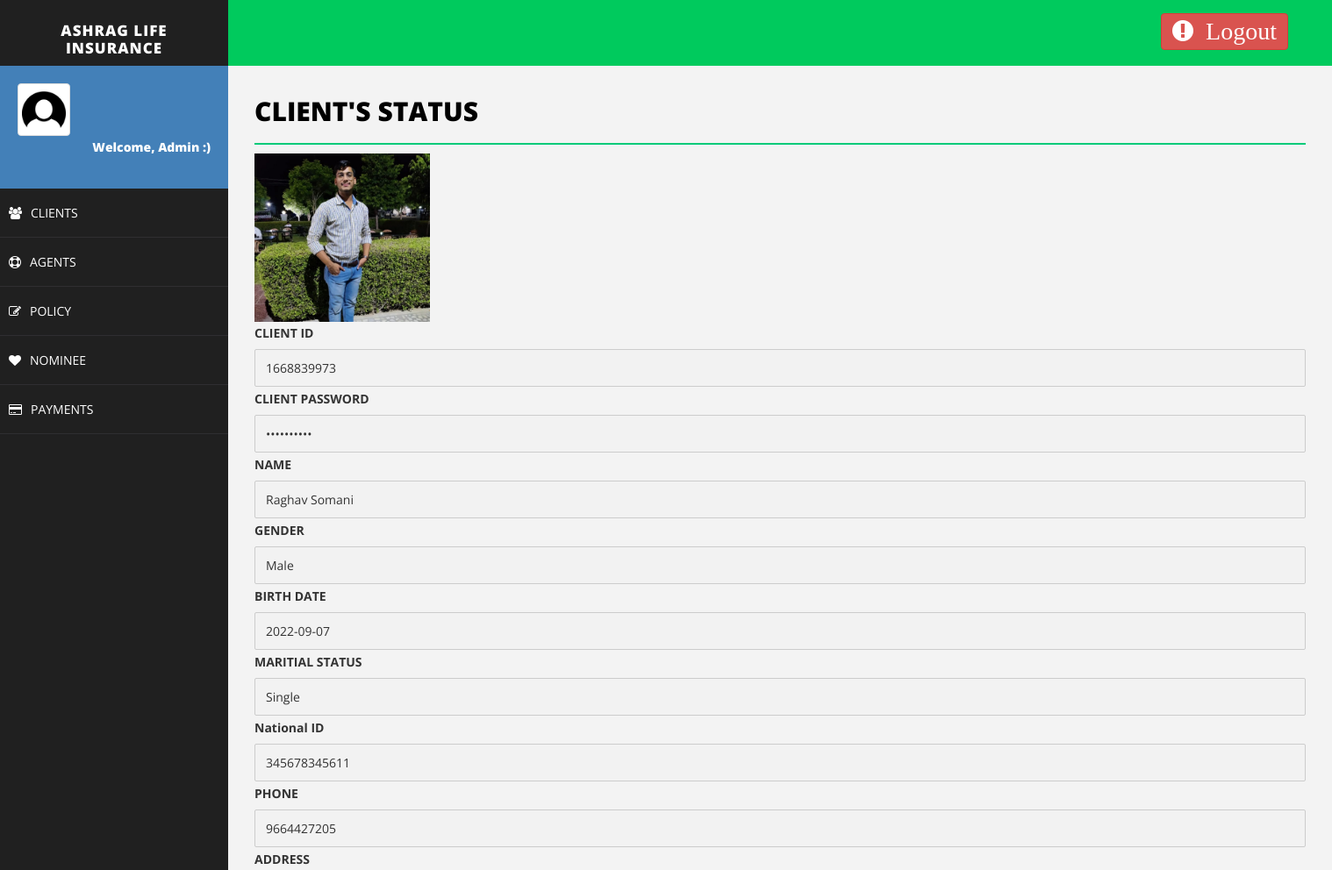
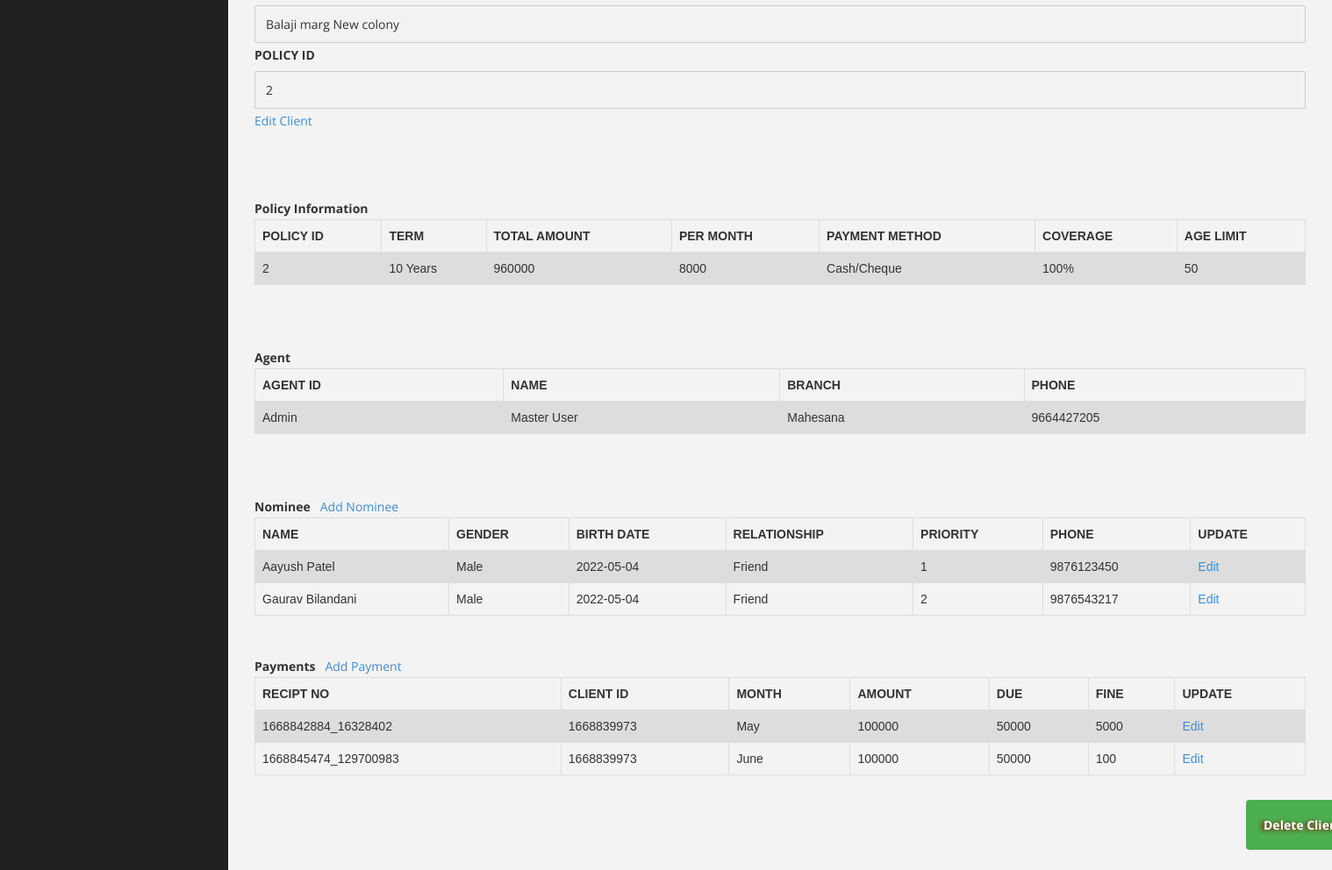
Page /clientStatus.php?client_id=1668839973 (signed in) on the committed database (2 pictures, top to bottom).
### tables this page shows
CREATE TABLE `client` (
  `client_id` varchar(200) NOT NULL,
  `client_password` varchar(30) NOT NULL,
  `name` varchar(50) NOT NULL,
  `sex` varchar(20) NOT NULL,
  `birth_date` varchar(20) NOT NULL,
  `marital_status` varchar(20) NOT NULL,
  `nid` varchar(50) NOT NULL,
  `phone` varchar(20) NOT NULL,
  `address` varchar(50) NOT NULL,
  `policy_id` varchar(50) NOT NULL,
  `agent_id` varchar(20) NOT NULL,
  `image` varchar(200) NOT NULL
);

CREATE TABLE `policy` (
  `policy_id` varchar(50) NOT NULL,
  `term` varchar(50) NOT NULL,
  `health_status` varchar(50) NOT NULL,
  `system` varchar(50) NOT NULL,
  `payment_method` varchar(50) NOT NULL,
  `coverage` varchar(50) NOT NULL,
  `age_limit` varchar(20) NOT NULL
);

CREATE TABLE `agent` (
  `agent_id` varchar(50) NOT NULL,
  `agent_password` varchar(30) NOT NULL,
  `name` varchar(50) NOT NULL,
  `branch` varchar(50) NOT NULL,
  `phone` varchar(50) NOT NULL
);

CREATE TABLE `nominee` (
  `nominee_id` varchar(200) NOT NULL,
  `client_id` varchar(100) NOT NULL,
  `name` varchar(50) NOT NULL,
  `sex` varchar(20) NOT NULL,
  `birth_date` varchar(50) NOT NULL,
  `nid` varchar(50) NOT NULL,
  `relationship` varchar(20) NOT NULL,
  `priority` varchar(20) NOT NULL,
  `phone` varchar(50) NOT NULL
);

CREATE TABLE `payment` (
  `recipt_no` varchar(20) NOT NULL,
  `client_id` varchar(50) NOT NULL,
  `month` varchar(50) NOT NULL,
  `amount` varchar(50) NOT NULL,
  `fine` varchar(50) NOT NULL,
  `due` varchar(50) NOT NULL,
  `agent_id` varchar(30) NOT NULL
);

### clientStatus.php (the view, shortened to what this page needs)
<!DOCTYPE html>
<html>
<head>
    <link href="assets/css/bootstrap.css" rel="stylesheet" />
    <link href="assets/css/font-awesome.css" rel="stylesheet" />
    <link href="assets/css/basic.css" rel="stylesheet" />
    <link href="assets/css/custom.css" rel="stylesheet" />
</head>
<?php include 'header.php';
$username = $_SESSION["username"];
?>
        <div id="page-wrapper">
                <div class="row">
                    <div class="col-md-12">
                        <h1 class="page-head-line">Client's Status</h1>
<?php
	if($_SERVER["REQUEST_METHOD"] == "GET"){
		$client_id = $_GET["client_id"];
	}
	$sql = "SELECT * from client where client_id='$client_id'";
	$result = $conn->query($sql);
	$policy_id = "";
	$agent_id="";
?>
<?php
	while($row = $result->fetch_assoc()) {
		$images = $row["image"];
?>
			<img class="profile-user-img img-responsive"  width="200px" height="200px" src="<?php echo "uploads/".$images ?>" alt="Client has no profile picture">
<?php
		echo "<label for=\"fname\">CLIENT ID</label>";
	    echo "<input disabled type=\"text\" client_id=\"fname\" name=\"client_id\" placeholder=\"clients id..\" value=\"$row[client_id]\">";
		echo "<label for=\"fname\">CLIENT PASSWORD</label>";
	    echo "<input disabled type=\"Password\" client_id=\"fname\" name=\"client_password\" placeholder=\"client password..\" value=\"$row[client_password]\">";
		echo "<label for=\"fname\">NAME</label>";
	    echo "<input disabled type=\"text\" client_id=\"fname\" name=\"name\" placeholder=\"clients Name..\" value=\"$row[name]\">";
		echo "<label for=\"fname\">GENDER</label>";
		echo "<input disabled type=\"text\" client_id=\"fname\" name=\"sex\" placeholder=\"clients gender..\" value=\"$row[sex]\">";
		echo "<label for=\"fname\">BIRTH DATE</label>";
		echo "<input disabled type=\"text\" client_id=\"fname\" name=\"birth_date\" placeholder=\"clients Birth Date..\" value=\"$row[birth_date]\">";
		echo "<label for=\"fname\">MARITIAL STATUS</label>";
		echo "<input disabled type=\"text\" client_id=\"fname\" name=\"marital_status\" placeholder=\"clients Maritial Status..\" value=\"$row[marital_status]\">";
		echo "<label for=\"fname\">National ID</label>";
		echo "<input disabled type=\"text\" client_id=\"fname\" name=\"nid\" placeholder=\"clients NID..\" value=\"$row[nid]\">";
		echo "<label for=\"fname\">PHONE</label>";
		echo "<input disabled type=\"text\" client_id=\"fname\" name=\"phone\" placeholder=\"clients Phone..\" value=\"$row[phone]\">";
		echo "<label for=\"fname\">ADDRESS</label>";
		echo "<input disabled type=\"text\" client_id=\"fname\" name=\"address\" placeholder=\"clients Address..\" value=\"$row[address]\">";
		echo "<label for=\"fname\">POLICY ID</label>";
		echo "<input disabled type=\"text\" client_id=\"fname\" name=\"policy_id\" placeholder=\"policy id..\" value=\"$row[policy_id]\">";
		$policy_id = $row["policy_id"];
		$c_id      = $row["client_id"];
		$agent_id = $row["agent_id"];
		echo "<a href='editClient.php?client_id=".$c_id."'>Edit Client</a>\n";
    }
		echo "<br>\n";
	    echo "<br>\n";
	$sql = "SELECT policy_id,term,health_status,system,payment_method,coverage, age_limit FROM policy where policy_id ='$policy_id'";
	$result = $conn->query($sql);
	echo "<table class=\"table\">\n";
    echo "  <tr>\n";
    echo "    <th>POLICY ID</th>\n";
    echo "    <th>TERM</th>\n";
    echo "    <th>TOTAL AMOUNT</th>\n";
    echo "    <th>PER MONTH</th>\n";
	echo "    <th>PAYMENT METHOD</th>\n";
    echo "    <th>COVERAGE</th>\n";
    echo "    <th>AGE LIMIT</th>\n";
    echo "  </tr>\n";
	if ($result->num_rows > 0) {
	while($row = $result->fetch_assoc()) {
		echo "<tr>\n";
		echo "    <td>".$row["policy_id"]."</td>\n";
		echo "    <td>".$row["term"]."</td>\n";
		echo "    <td>".$row["health_status"]."</td>\n";
		echo "    <td>".$row["system"]."</td>\n";
		echo "    <td>".$row["payment_method"]."</td>\n";
		echo "    <td>".$row["coverage"]."</td>\n";
		echo "    <td>".$row["age_limit"]."</td>\n";
	    echo "  </tr>";
	}
	}
echo '</div>';
	echo "<br>\n";
	echo "<br>\n";
	echo '<b>Policy Information</b>';
	$sql = "SELECT * FROM agent where agent_id='$agent_id'";
	$result = $conn->query($sql);
	echo "<table class=\"table\">\n";
    echo "  <tr>\n";
    echo "    <th>AGENT ID</th>\n";
    echo "    <th>NAME</th>\n";
    echo "    <th>BRANCH</th>\n";
    echo "    <th>PHONE</th>\n";
    echo "  </tr>";
	if ($result->num_rows > 0) {
	while($row = $result->fetch_assoc()) {
		echo "<tr>\n";
		echo "    <td>".$row["agent_id"]."</td>\n";
		echo "    <td>".$row["name"]."</td>\n";
		echo "    <td>".$row["branch"]."</td>\n";
		echo "    <td>".$row["phone"]."</td>\n";
		echo "  </tr>";
	}
	}
	echo '<b>Agent</b>';
	$sql = "SELECT * FROM nominee where client_id='$c_id'";
	$result = $conn->query($sql);
	echo "<table class=\"table\">\n";
    echo "  <tr>\n";
    echo "    <th>NAME</th>\n";
    echo "    <th>GENDER</th>\n";
    echo "    <th>BIRTH DATE</th>\n";
	echo "    <th>RELATIONSHIP</th>\n";
	echo "    <th>PRIORITY</th>\n";
    echo "    <th>PHONE</th>\n";
	echo "    <th>UPDATE</th>\n";
    echo "  </tr>";
	if ($result->num_rows > 0) {
	while($row = $result->fetch_assoc()) {
		echo "<tr>\n";
		echo "    <td>".$row["name"]."</td>\n";
		echo "    <td>".$row["sex"]."</td>\n";
		echo "    <td>".$row["birth_date"]."</td>\n";
		echo "    <td>".$row["relationship"]."</td>\n";
		echo "    <td>".$row["priority"]."</td>\n";
		echo "    <td>".$row["phone"]."</td>\n";
		if($agent_id == $username || "Admin" == $username){
			echo "<td>"."<a href='editNominee.php?nominee_id=".$row["nominee_id"]. "'>Edit</a>"."</td>\n";
		}else {
			echo "<td>"."<a class=\"dis\" href='editNominee.php?nominee_id=".$row["nominee_id"]. "'>Edit</a>"."</td>\n";
		}
		echo "  </tr>";
	}
	}
	echo '<b>Nominee</b>'; echo '&nbsp';echo '&nbsp';echo '&nbsp';
	if($agent_id== $username || "Admin" == $username){
			echo "<a href='addNominee.php?client_id=".$c_id. "'>Add Nominee</a>";
		}else {
			echo "<a class=\"dis\" href='addNominee.php?client_id=".$c_id. "'>Add nominee</a>";
		}
	$sql = "SELECT * FROM payment where client_id='$c_id'";
	$result = $conn->query($sql);
	echo "<table class=\"table\">\n";
    echo "  <tr>\n";
    echo "    <th>RECIPT NO</th>\n";
    echo "    <th>CLIENT ID</th>\n";
    echo "    <th>MONTH</th>\n";
    echo "    <th>AMOUNT</th>\n";
	echo "    <th>DUE</th>\n";
    echo "    <th>FINE</th>\n";
	echo "    <th>UPDATE</th>\n";
    echo "  </tr>";
	echo "<br>\n";
	echo '<b>Payments</b>';  echo '&nbsp';echo '&nbsp';echo '&nbsp';
	echo "<a href='addPayment.php?client_id=".$c_id."'>Add Payment</a>";
	if ($result->num_rows > 0) {
	while($row = $result->fetch_assoc()) {
		echo "<tr>\n";
		echo "    <td>".$row["recipt_no"]."</td>\n";
		echo "    <td>".$row["client_id"]."</td>\n";
		echo "    <td>".$row["month"]."</td>\n";
		echo "    <td>".$row["amount"]."</td>\n";
		echo "    <td>".$row["due"]."</td>\n";
		echo "    <td>".$row["fine"]."</td>\n";
		if($row["agent_id"]== $username || "Admin" == $username){
			echo "<td>"."<a href='editPayment.php?recipt_no=".$row["recipt_no"]. "'>Edit</a>"."</td>\n";
		}else {
			echo "<td>"."<a class=\"dis\" href='editPayment.php?recipt_no=".$row["recipt_no"]. "'>Edit</a>"."</td>\n";
		}
		echo "  </tr>";
	}
	}
	echo "</table>\n";
	if($agent_id== $username || "Admin" == $username){
			echo "<td>"."<a  href='deleteClient.php?client_id=".$client_id."'><input type='Button' value='Delete Client'></a>"."</td>\n";
		}
?>
                </div>
        </div>
    </div>
</body>
</html>

### header.php (shortened to what this page needs)
<body>
    <div id="wrapper">
        <nav class="navbar navbar-default navbar-cls-top " role="navigation" style="margin-bottom: 0">
            <div class="navbar-header">
                <a class="navbar-brand" href="index.php" style='font-size:17px;' >ASHRAG Life Insurance</a>
            </div>
            <div class="header-right">
                 <a href="<?php echo "logout.php" ?>" class="btn btn-danger" title="Logout"><i class="fa fa-exclamation-circle fa-2x">	&nbsp;Logout</i></a>
            </div>
        </nav>
        <nav class="navbar-default navbar-side" role="navigation">
            <div class="sidebar-collapse">
                <ul class="nav" id="main-menu">
                    <li>
                        <div class="user-img-div">
                            <img src="assets/img/user.png" class="img-thumbnail" />
                            <div class="inner-text">
                                <?php
									if(!isset($_SESSION["username"])){
										header("Location: index.php");
									}else {
										echo "Welcome, ".$_SESSION["username"]."  :)";
									}
								?>
                            <br />
                            </div>
                        </div>
                    </li>
                 <li>
                      <a href="client.php"><i class="fa fa-users "></i>CLIENTS</a >
                 </li>
                 <li>
                      <a href="agent.php"><i class="fa fa-life-saver "></i>AGENTS</a>
                 </li>
                 <li>
                      <a href="policy.php"><i class="fa fa-pencil-square-o "></i>POLICY</a>
                 </li>
                 <li>
                      <a href="nominee.php"><i class="fa fa-heart "></i>NOMINEE</a>
                 </li>
                 <li>
                      <a href="payment.php"><i class="fa fa-credit-card "></i>PAYMENTS</a>
                 </li>
                </ul>
            </div>
        </nav>

### assets/css/basic.css (style rules this page uses)
body { font-family: 'Open Sans', sans-serif; line-height:25px; }
#wrapper { width: 100%; background: #202020; }
#page-wrapper { padding: 15px 15px; min-height: 600px; background: #F3F3F3; }
.page-head-line { font-size: 30px; text-transform: uppercase; color: #000; font-weight: 800; padding-bottom: 20px; border-bottom: 2px solid #00CA79; margin-bottom: 10px; }
.navbar-cls-top .navbar-brand { color: #fff; background: #202020; width: 260px; text-align: center; height: 75px; font-size: 20px; letter-spacing: 1px; font-weight: 900; padding-top: 25px; text-transform:uppercase; }
.header-right { color: #fff; padding: 15px 50px 5px 50px; float: right; font-size: 16px; }
.user-img-div { min-height: 140px; padding: 20px; background-color: #4380B8; }
.user-img-div img { max-height: 60px; }
.user-img-div .inner-text { text-align: right; position: relative; color: #fff; font-weight: 800; line-height: 25px; }
.sidebar-collapse, .sidebar-collapse .nav { background: none; }
.sidebar-collapse .nav { padding: 0; }
.sidebar-collapse .nav > li > a { color: #fff; background: #202020; text-shadow: none; padding: 15px 40px; border-bottom: 1px solid #2F2E31; }
.sidebar-collapse > .nav > li > a { padding: 15px 10px; }
.navbar-side { border: none; background-color: #202020; }
.navbar-cls-top { background: #00ca5d; border-bottom: none; }
.navbar-default { border: 0px solid black; }
.navbar-header { background: #000000; }
.nav > li > a > i { margin-right: 10px; }
@media (min-width:768px) { #page-wrapper { margin: 0 0 0 260px; padding: 15px 30px; min-height: 1200px; } }
@media (min-width:768px) { .navbar-side { z-index: 1; position: absolute; width: 260px; } }
@media (min-width:768px) { .navbar { border-radius: 0px; } }

### clientStatus.php (style rules this page uses)
input[type=text], select { width: 100%; padding: 8px 12px; margin: 1px 0; display: inline-block; border: 1px solid #ccc; border-radius: 2px; box-sizing: border-box; }
input[type=password], select { width: 100%; padding: 8px 12px; margin: 1px 0; display: inline-block; border: 1px solid #ccc; border-radius: 2px; box-sizing: border-box; }
table { font-family: arial, sans-serif; border-collapse: collapse; width: 100%; }
td, th { border: 1px solid #dddddd; text-align: left; padding: 8px; }
tr:nth-child(even) { background-color: #dddddd; }
input[type=Button] { width: 10%; background-color: #4CAF50; color: white; padding: 16px 20px; margin: 8px 0px 8px 1130px; border: none; border-radius: 4px; cursor: pointer; font-weight:Bolder; text-shadow: -3px 1px 5px #8B0000; }

### rows in the picture
client: image (picture), client_id "1668839973", name "Raghav Somani", sex "Male", birth_date "2022-09-07", marital_status "Single", nid "345678345611", phone "9664427205", address "Balaji marg New colony", policy_id "2"
policy: policy_id "2", term "10 Years", health_status "960000", system "8000", payment_method "Cash/Cheque", coverage "100%", age_limit "50"
agent: agent_id "Admin", name "Master User", branch "Mahesana", phone "9664427205"
nominee: name "Aayush Patel", sex "Male", birth_date "2022-05-04", relationship "Friend", priority "1", phone "9876123450"
nominee: name "Gaurav Bilandani", sex "Male", birth_date "2022-05-04", relationship "Friend", priority "2", phone "9876543217"
payment: recipt_no "1668842884_16328402", client "1668839973", month "May", amount "100000", due "50000", fine "5000"
payment: recipt_no "1668845474_129700983", client "1668839973", month "June", amount "100000", due "50000", fine "100"

### other values in the picture
$_SESSION["username"] "Admin"
